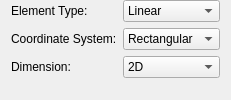
             <widget class="QFrame" name="MeshInputs">
              <property name="frameShape">
               <enum>QFrame::NoFrame</enum>
              </property>
              <property name="frameShadow">
               <enum>QFrame::Raised</enum>
              </property>
              <layout class="QFormLayout" name="formLayout_9">
               <property name="topMargin">
                <number>0</number>
               </property>
               <property name="bottomMargin">
                <number>0</number>
               </property>
               <item row="0" column="0">
                <widget class="QLabel" name="LElementType">
                 <property name="text">
                  <string>&lt;html&gt;&lt;head/&gt;&lt;body&gt;&lt;p&gt;Element Type:&lt;/p&gt;&lt;/body&gt;&lt;/html&gt;</string>
                 </property>
                </widget>
               </item>
               <item row="0" column="1">
                <widget class="QComboBox" name="INElementType">
                 <item>
                  <property name="text">
                   <string>Linear</string>
                  </property>
                 </item>
                 <item>
                  <property name="text">
                   <string>Quadratic</string>
                  </property>
                 </item>
                 <item>
                  <property name="text">
                   <string>Cubic</string>
                  </property>
                 </item>
                </widget>
               </item>
               <item row="1" column="0">
                <widget class="QLabel" name="LCoordinateSystem">
                 <property name="text">
                  <string>Coordinate System:</string>
                 </property>
                </widget>
               </item>
               <item row="1" column="1">
                <widget class="QComboBox" name="INCoordinateSystem">
                 <item>
                  <property name="text">
                   <string>Rectangular</string>
                  </property>
                 </item>
                 <item>
                  <property name="text">
                   <string>Cylindrical</string>
                  </property>
                 </item>
                </widget>
               </item>
               <item row="2" column="0">
                <widget class="QLabel" name="LDimension">
                 <property name="text">
                  <string>Dimension:</string>
                 </property>
                </widget>
               </item>
               <item row="2" column="1">
                <widget class="QComboBox" name="INDimension">
                 <item>
                  <property name="text">
                   <string>2D</string>
                  </property>
                 </item>
                 <item>
                  <property name="text">
                   <string>3D</string>
                  </property>
                 </item>
                </widget>
               </item>
              </layout>
             </widget>
